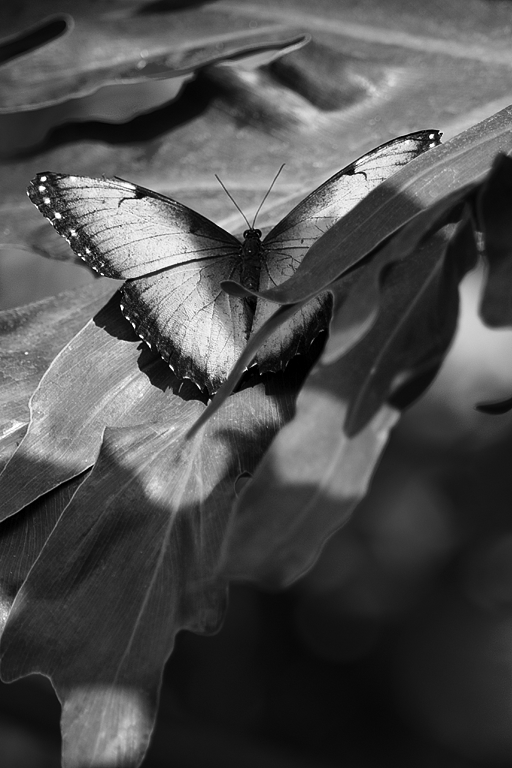
%> input picture Lab 3/W1/lab3_p0101.pgm, 512 x 768 px
$ octave Lab3_w1.m   (GNU Octave 9; MATLAB toolbox functions it lacks are replaced by stand-ins)
%> lines starting %> are read from the running program, lines starting %| are printed output that depends on the picture; in (x1, y1, x2, y2) boxes, pixels count from 0 and x2, y2 are one past the last pixel; in counts of white or black regions, pixels touching at a corner belong together; the program's own positions count from 1
%> further down, img is the input picture: size 768x512 uint8; min 0, max 255, mean 78
### Lab 3/W1/Haar2D_Forward_L.m
function transform = Haar2D_Forward_L(X,L)
%> called with L = 3

    [r,c,~] = size(X);
%> r = 768; c = 512
    LL_subband = X;
    transform = X;
    for level = 1:L
        transform(1:r/2^(level-1),1:c/2^(level-1)) = Haar2D_Forward(LL_subband);
        LL_subband = transform(1:r/(2^level),1:c/2^level);
    end
%> this loop made 3 passes
%> pass 2, in Haar2D_Forward_L, `LL_subband = transform(1:r/(2^level),1:c/2^level);`:
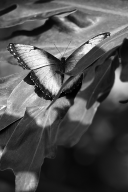
%> LL_subband: size 192x128 double; min 0, max 956.7, mean 311.9; drawn with min black and max white
%> pass 3, in Haar2D_Forward_L, `LL_subband = transform(1:r/(2^level),1:c/2^level);`:
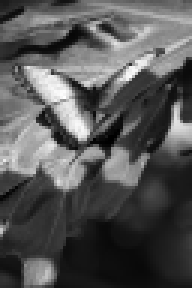
%> LL_subband: size 96x64 double (shown 3 times larger); min 0.75, max 1861.7, mean 623.8; drawn with min black and max white
%> after the loop:
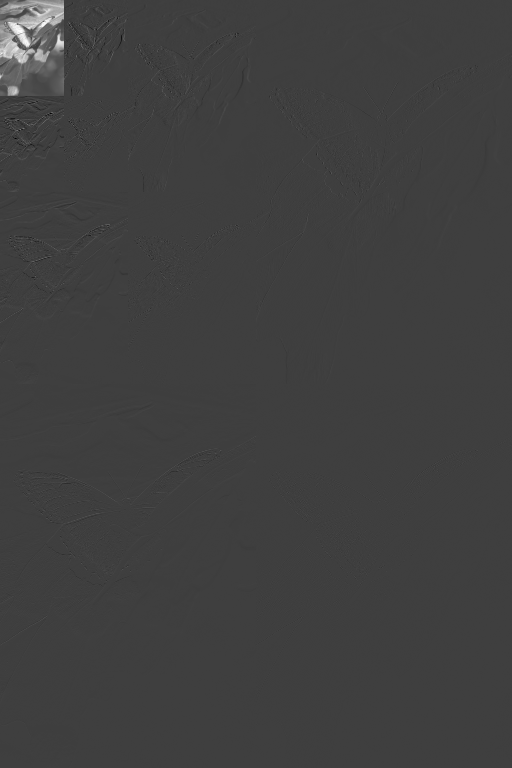
%> transform: size 768x512 double; min -611.9, max 1861.7, mean 9.8; drawn with min black and max white

end

### Lab 3/W1/Haar2D_Forward.m
function transform = Haar2D_Forward(X)

    transform = X;
    [r,c,~] = size(X);

    % perform the 1-level transform on all the rows
    for row = 1:r
         transform(row,:) = Haar1D_Forward(transform(row,:));
    end
    %perform the 1-level transform on all the columns
    for col = 1:c
        transform(:,col) = Haar1D_Forward(transform(:,col));
    end

end

### Lab 3/W1/disp_dwt.m
function disp_dwt(in,L)
%> called with L = 3

[m,n] = size(in);
%> m = 768; n = 512

fig = figure('Units','pixels');
imagesc(in);
%imwrite(scale(in,0,1),'out1.bmp');
colormap(repmat(linspace(0,1,256)',1,3));
axis image;
set(fig,'Position',[5,100,m,n+40]);
axis off;
set(gca,'Position',[0 0 1 n/(n+40)]);
title('Original DWT');

sz = size(in);
%> sz = [768 512]
in_scale = zeros(sz);

for ii = 1:L
    temp = in((sz(1)/2+1):sz(1),1:(sz(2)/2));
    low = min(min(temp)); high = max(max(temp));
    temp = (temp-low)/(high-low);
    in_scale((sz(1)/2+1):sz(1),1:(sz(2)/2)) = temp;

    temp = in(1:(sz(1)/2),(sz(2)/2+1):sz(2));
    low = min(min(temp)); high = max(max(temp));
    temp = (temp-low)/(high-low);
    in_scale(1:(sz(1)/2),(sz(2)/2+1):sz(2)) = temp;

    temp = in((sz(1)/2+1):sz(1),(sz(2)/2+1):sz(2));
    low = min(min(temp)); high = max(max(temp));
    temp = (temp-low)/(high-low);
    in_scale((sz(1)/2+1):sz(1),(sz(2)/2+1):sz(2)) = temp;

    sz = sz/2;
end
%> this loop made 3 passes
%> pass 1, in disp_dwt, `temp = in((sz(1)/2+1):sz(1),1:(sz(2)/2));`:
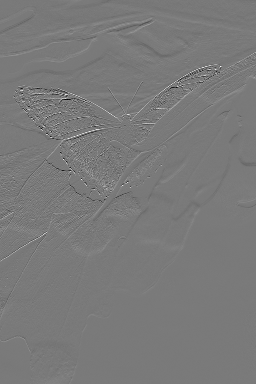
%> temp: size 384x256 double; min -182.5, max 198, mean 0.1; drawn with min black and max white
%> pass 1, in disp_dwt, `temp = in(1:(sz(1)/2),(sz(2)/2+1):sz(2));`:
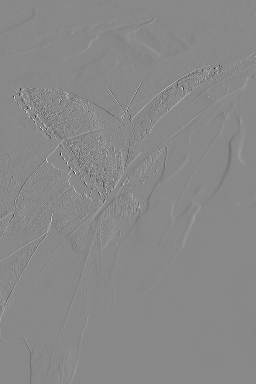
%> temp: size 384x256 double; min -232.5, max 201, mean 0; drawn with min black and max white
%> after the loop:
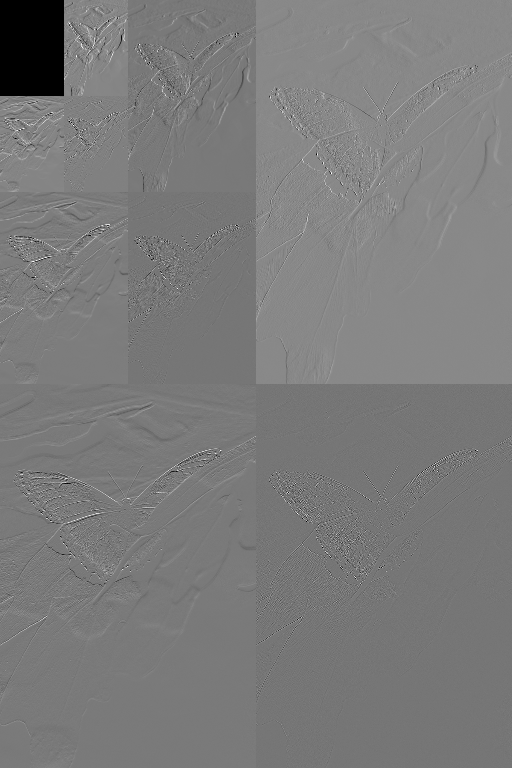
%> in_scale: size 768x512 double; min 0, max 1, mean 0.484

sz = sz*2;
%> sz = [192 128]
temp = in(1:(sz(1)/2),1:(sz(2)/2));
low = min(min(temp)); high = max(max(temp));
%> after `low = min(min(temp))`: low = 0.75
%> after `high = max(max(temp))`: high = 1861.7
temp = (temp-low)/(high-low);
%> temp: size 96x64 double
in_scale(1:(sz(1)/2),1:(sz(2)/2)) = temp;
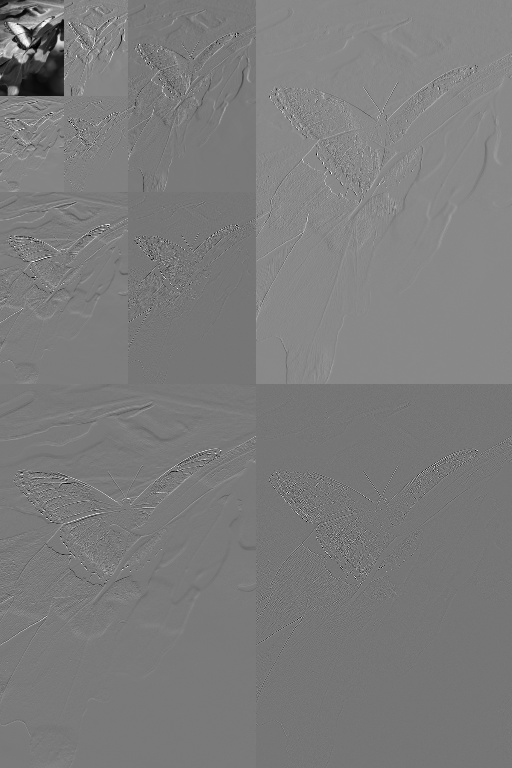
%> in_scale: size 768x512 double; 1.56% of pixels changed, all inside (x1, y1, x2, y2) = (0, 0, 64, 96)
imwrite(in_scale,'out2.bmp');
fig = figure('Units','pixels');
imagesc(in_scale);
colormap(repmat(linspace(0,1,256)',1,3));
axis image;
set(fig,'Position',[5+m+10,100,m,n+40]);
axis off;
set(gca,'Position',[0 0 1 n/(n+40)]);
title('Maximum Contrast DWT');

### Lab 3/W1/Lab3_w1.m
%3
img = imread('lab3_p0101.pgm');

%L-level, 2-D function to perform a 3-level Haar transform
img_transform = Haar2D_Forward_L(double(img),3);
disp_dwt(img_transform,3)
